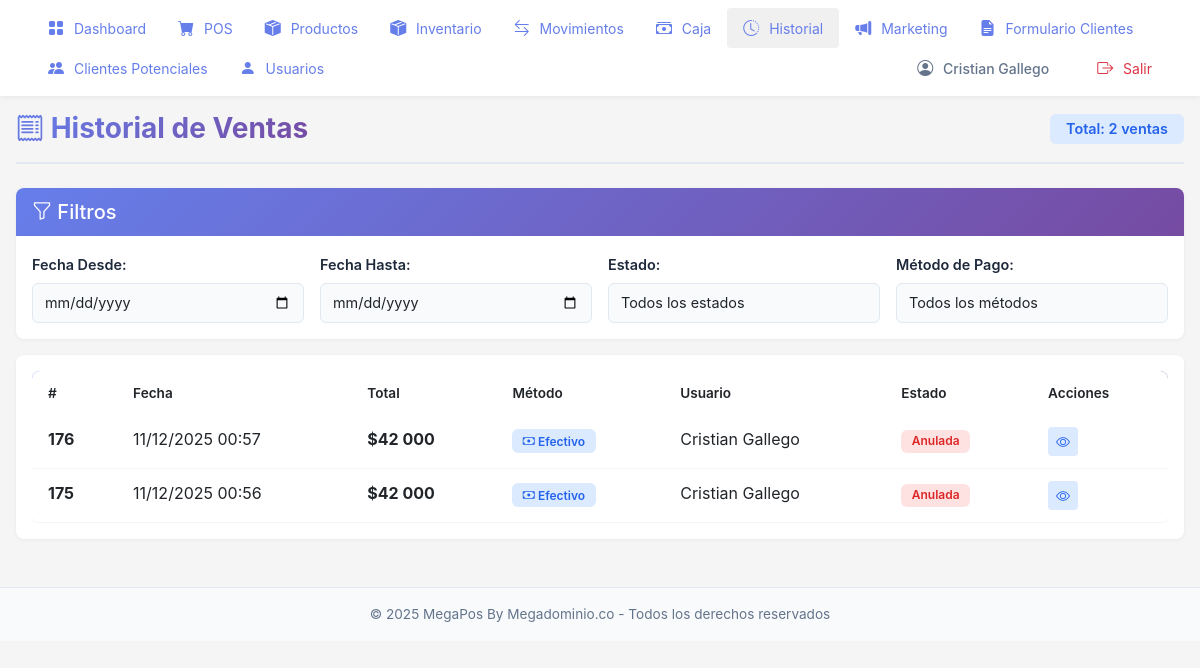
/ventas/ (signed in), run on an earlier commit of the app's database.
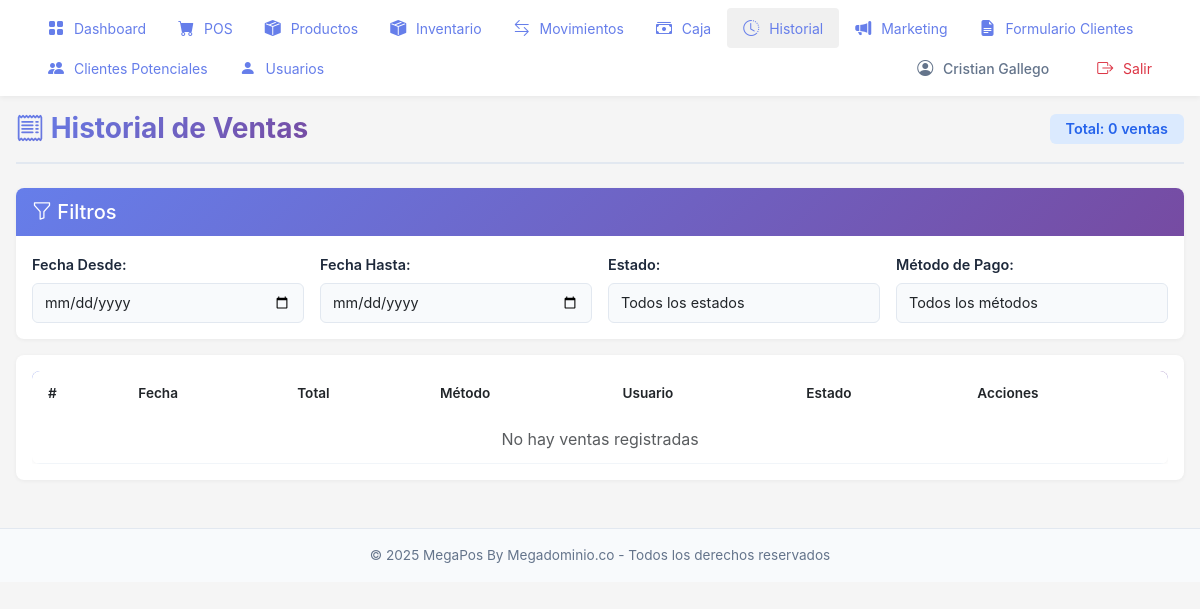
And on a later commit of the database.
### pos/models.py (models this page shows, shortened)
class Venta(models.Model):
    METODOS_PAGO = [
        ('efectivo', 'Efectivo'),
        ('tarjeta', 'Tarjeta'),
        ('transferencia', 'Transferencia'),
    ]
    fecha = models.DateTimeField(
        default=timezone.now,
        verbose_name='Fecha',
        db_index=True
    )
    total = models.IntegerField(
        default=0,
        verbose_name='Total'
    )
    completada = models.BooleanField(
        default=False,
        verbose_name='Completada',
        db_index=True
    )
    metodo_pago = models.CharField(
        max_length=20,
        choices=METODOS_PAGO,
        default='efectivo',
        verbose_name='Método de Pago'
    )
    monto_recibido = models.IntegerField(
        null=True,
        blank=True,
        default=0,
        verbose_name='Monto Recibido'
    )
    email_cliente = models.EmailField(
        null=True,
        blank=True,
        verbose_name='Email del Cliente',
        help_text='Email del cliente para envío de recibo'
    )
    usuario = models.ForeignKey(
        User,
        on_delete=models.PROTECT,
        related_name='ventas',
        null=True,
        blank=True,
        verbose_name='Usuario'
    )
    caja = models.ForeignKey(
        Caja,
        on_delete=models.PROTECT,
        related_name='ventas',
        null=True,
        blank=True,
        verbose_name='Caja'
    )
    vendedor = models.ForeignKey(
        User,
        on_delete=models.PROTECT,
        related_name='ventas_vendidas',
        null=True,
        blank=True,
        verbose_name='Vendedor',
        help_text='Vendedor asociado a la venta'
    )
    registradora_id = models.IntegerField(
        null=True,
        blank=True,
        verbose_name='Registradora',
        help_text='ID de la registradora (1, 2 o 3) desde donde se realizó la venta',
        db_index=True
    )
    anulada = models.BooleanField(
        default=False,
        verbose_name='Anulada',
        db_index=True
    )
    fecha_anulacion = models.DateTimeField(
        null=True,
        blank=True,
        verbose_name='Fecha de Anulación'
    )
    motivo_anulacion = models.TextField(
        null=True,
        blank=True,
        verbose_name='Motivo de Anulación'
    )
    usuario_anulacion = models.ForeignKey(
        User,
        on_delete=models.SET_NULL,
        related_name='ventas_anuladas',
        null=True,
        blank=True,
        verbose_name='Usuario que Anuló'
    )
    editada = models.BooleanField(
        default=False,
        verbose_name='Editada',
        db_index=True
    )
    fecha_ultima_edicion = models.DateTimeField(
        null=True,
        blank=True,
        verbose_name='Fecha de Última Edición'
    )
    motivo_edicion = models.TextField(
        null=True,
        blank=True,
        verbose_name='Motivo de Edición'
    )
    usuario_ultima_edicion = models.ForeignKey(
        User,
        on_delete=models.SET_NULL,
        related_name='ventas_editadas',
        null=True,
        blank=True,
        verbose_name='Usuario que Editó'
    )
    monto_devolucion = models.IntegerField(
        null=True,
        blank=True,
        default=0,
        verbose_name='Monto Devolución',
        help_text='Monto devuelto al cliente cuando se editó la venta'
    )
    monto_pago_adicional = models.IntegerField(
        null=True,
        blank=True,
        default=0,
        verbose_name='Monto Pago Adicional',
        help_text='Monto adicional pagado por el cliente cuando se editó la venta'
    )
    class Meta:
        verbose_name = 'Venta'
        verbose_name_plural = 'Ventas'
        ordering = ['-fecha']
        indexes = [
            models.Index(fields=['-fecha', 'completada']),
            models.Index(fields=['caja', 'fecha']),
            models.Index(fields=['usuario', 'fecha']),
        ]

### pos/views.py (the view)
# urls.py: path('ventas/', views.lista_ventas_view, name='lista_ventas'),
@login_required
def lista_ventas_view(request):
    from django.core.paginator import Paginator, EmptyPage, PageNotAnInteger
    ventas_list = Venta.objects.filter(completada=True).order_by('-fecha')
    paginator = Paginator(ventas_list, 20)
    page = request.GET.get('page', 1)
    try:
        ventas = paginator.page(page)
    except PageNotAnInteger:
        ventas = paginator.page(1)
    except EmptyPage:
        ventas = paginator.page(paginator.num_pages)
    context = {
        'ventas': ventas,
    }
    return render(request, 'pos/lista_ventas.html', context)

### pos/context_processors.py (called while the page is built)
def sistema_info(request):
    return {
        'SISTEMA_NOMBRE': 'MegaPos By Megadominio.co',
        'SISTEMA_VERSION': '1.0',
        'DEBUG': settings.DEBUG,
    }

### pos/templates/pos/lista_ventas.html (shortened to what the changed rows need)
{% extends 'pos/base.html' %}
{% load humanize %}
{% block content %}
<div class="page-container">
    <div class="page-header">
        <h1><i class="bi bi-receipt"></i> Historial de Ventas</h1>
        <div>
            <span class="badge badge-modern badge-info-modern" style="font-size: 0.9rem; padding: 0.5rem 1rem;">Total: {{ ventas.paginator.count|intcomma }} ventas</span>
        </div>
    </div>
    <div class="card-modern mt-3">
        <div class="card-body">
            <div class="table-responsive">
                <table class="table-modern table">
                    <thead>
                    <tr>
                        <th>#</th>
                        <th>Fecha</th>
                        <th>Total</th>
                        <th>Método</th>
                        <th>Usuario</th>
                        <th>Estado</th>
                        <th>Acciones</th>
                    </tr>
                </thead>
                <tbody>
                    {% for venta in ventas %}
                    <tr>
                        <td><strong>{{ venta.id }}</strong></td>
                        <td>{{ venta.fecha|date:"d/m/Y H:i" }}</td>
                        <td><strong>${{ venta.total|intcomma }}</strong></td>
                        <td>
                            <span class="badge badge-modern badge-info-modern">
                                <i class="bi bi-{% if venta.metodo_pago == 'efectivo' %}cash{% elif venta.metodo_pago == 'tarjeta' %}credit-card{% else %}arrow-left-right{% endif %}"></i>
                                {{ venta.get_metodo_pago_display }}
                            </span>
                        </td>
                        <td>
                            {% if venta.usuario %}
                                {{ venta.usuario.get_full_name|default:venta.usuario.username }}
                            {% else %}
                                Sistema
                            {% endif %}
                        </td>
                        <td>
                            {% if venta.anulada %}
                            <span class="badge badge-modern badge-danger-modern">Anulada</span>
                            {% elif venta.completada %}
                            <span class="badge badge-modern badge-success-modern">Completada</span>
                            {% else %}
                            <span class="badge badge-modern badge-warning-modern">Pendiente</span>
                            {% endif %}
                        </td>
                        <td>
                            <div class="btn-group btn-group-sm" role="group">
                                <a href="{% url 'pos:detalle_venta' venta.id %}" class="btn btn-sm" style="background: #dbeafe; color: #2563eb; border: none;" title="Ver detalle">
                                    <i class="bi bi-eye"></i>
                                </a>
                            </div>
                        </td>
                    </tr>
                    {% empty %}
                    <tr>
                        <td colspan="7" class="text-center text-muted">No hay ventas registradas</td>
                    </tr>
                    {% endfor %}
                </tbody>
            </table>
        </div>
        </div>
    </div>
</div>
{% endblock %}

What changed in the data, as far as the page shows it:
removed Venta: id "176", fecha "11/12/2025 00:57", total "42 000", metodo_pago "Efectivo", usuario.get_full_name "Cristian Gallego", anulada "Anulada"
removed Venta: id "175", fecha "11/12/2025 00:56", total "42 000", metodo_pago "Efectivo", usuario.get_full_name "Cristian Gallego", anulada "Anulada"
Also different on the page:
{{ ventas.paginator.count|intcomma }}: "2" → "0"
text now shown: "No hay ventas registradas"
